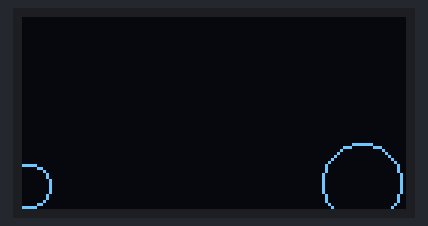
A sketch run on a simulated Arduino Uno, built with avr-gcc and run on an emulated ATmega328P. Shown: 128×64 one-colour display. Random numbers use the default seed unless the sketch sets one.

Above: at 0.22 s.
At 4.98 s:
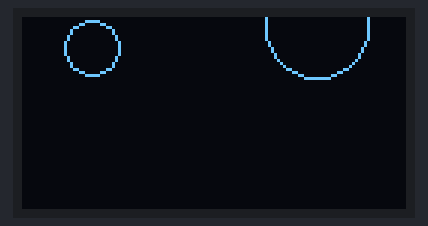
At 10.04 s:
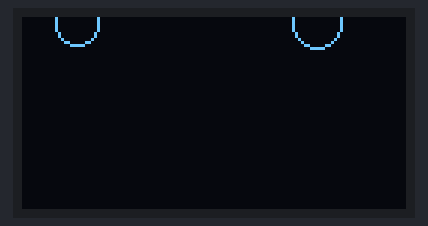
At 19.53 s:
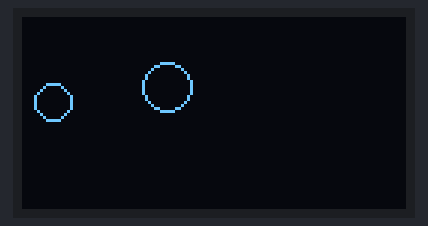
At 28.64 s:
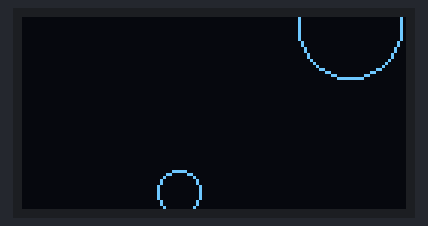
At 38.73 s:
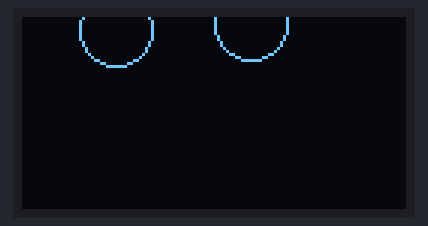

The sketch:

oled_bubbles_full_buffer.ino
```cpp
#include <Arduino.h>
#include <U8g2lib.h>

#ifdef U8X8_HAVE_HW_SPI
#include <SPI.h>
#endif
#ifdef U8X8_HAVE_HW_I2C
#include <Wire.h>
#endif

U8G2_SSD1306_128X64_NONAME_1_SW_I2C u8g2(U8G2_R0, /* clock=*/ 8, /* data=*/ 6, /* reset=*/ U8X8_PIN_NONE);


void setup() {
  u8g2.begin();
}

int y1 = random(54,60);
int x1 = random(0, 128);
int size1=random(5,20);
int y2 = random(54,60);
int x2 = random(0, 128);
int size2=random(5,20);
//int x=50;
//void U8G2:drawCircle(u8g2_uint_t x0, u8g2_uint_t y0, u8g2_uint_t rad, uint8_t opt = U8G_DRAW_ALL)

void loop() {
  u8g2.clearBuffer();
    u8g2.clearBuffer();
    u8g2.drawCircle(x1, y1, size1);
    u8g2.drawCircle(x2, y2, size2);
    y1--;
    y2--;
    if (y1 == 0) {
      y1 = random(54,60);
      x1 = random(0, 128);
      size1=random(5,20);
    }
    if (y2 == 0) {
      y2 = random(54,60);
      x2 = random(0, 128);
      size2=random(5,20);
    }
  u8g2.sendBuffer();

    //delay(10);
}
```
